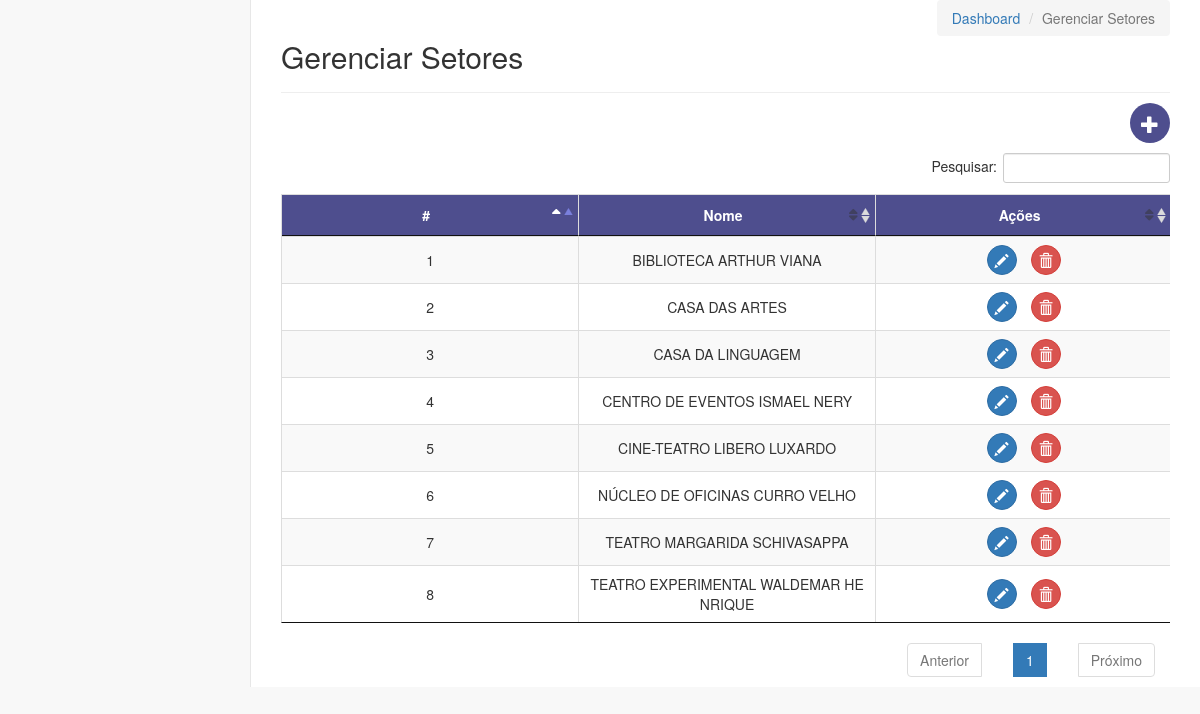
Page /view/admin/setores/listar.php on the committed database.
### tables this page shows
CREATE TABLE IF NOT EXISTS `setor_fundacao` (
  `id_setor` INT NOT NULL AUTO_INCREMENT,
  `nome` VARCHAR(80) NOT NULL,
  PRIMARY KEY (`id_setor`));

### includes/uriFormater.php (called while the page is built)
<?php
  $project = explode('/', $_SERVER['REQUEST_URI'])[1] . '/';
  $project = '/'.$project;

### database/dbConexao.php (called while the page is built)
<?php
function conectar()
{
  try {
    $conexao = new PDO('mysql:host=localhost;dbname=db_fcp;charset=utf8', 'root', 'root');
    return $conexao;
  } catch (PDOException $erro) {
    echo "Falha na conexao! : " . $erro;
    return false;
  }
}

### database/dbSetor.php (called while the page is built, shortened)
<?php
class dbSetor
{
  private $conn;
  function __construct()
  {
    require 'dbConexao.php';
    $this->conn = conectar();
  }
  public function listarTodosSetores()
  {
    $query = "Select * from setor_fundacao";
    $stmt = $this->conn->query($query);
    $result = $stmt->fetchAll(PDO::FETCH_ASSOC);
    if ($result != null && $result != false) {
      return $result;
    } else {
      return false;
    }
  }
}

### view/admin/setores/listar.php (the view, shortened to what this page needs)
<?php
include_once '../../../database/dbSetor.php';
$setor = new dbSetor();
?>
<?php include_once "../../../includes/header.php"; ?>
<link rel="stylesheet" href="<?php echo $project; ?>vendor/datatables/css/jquery.dataTables.min.css">
<link rel="stylesheet" href="<?php echo $project; ?>vendor/datatables-plugins/dataTables.bootstrap.css">
<body>
<div id="wrapper">
  <div id="page-wrapper">
    <div class="row">
      <div class="col-lg-12">
        <div class="pull-right breadcumberbach">
          <ol class="breadcrumb">
            <li><a href="<?php echo $project; ?>view/admin/dash.php">Dashboard</a></li>
            <li class="active">Gerenciar Setores</li>
          </ol>
        </div>
        <div class="page-header">
          <h2>Gerenciar Setores</h2>
        </div>
      </div>
    </div>
    <button
      style="margin:-10 0 10 0;text-decoration:none;border:none;border-radius:50%;width:40;height:40;padding:0;background-color: #4e4e8e;"
      id="cadastrar" data-toggle="modal" data-target="#cadastroModal"
      type="button" class="btn btn-lg btn-primary pull-right">
      <i class="glyphicon glyphicon-plus" data-toggle="tooltip" data-placement="top" title="Adicionar"></i>
    </button>
    <div class="row midlle-content">
      <div class="col-lg-12">
        <div class="table-responsive">
          <table id="tabela" class="table table-striped table-bordered table-hover" cellspacing="0">
            <thead>
            <tr>
              <th style="background-color:#4e4e8e;text-align:center;color:white;vertical-align:middle">#</th>
              <th style="background-color:#4e4e8e;text-align:center;color:white;vertical-align:middle">Nome</th>
              <th style="background-color:#4e4e8e;text-align:center;color:white;vertical-align:middle">Ações</th>
            </tr>
            </thead>
            <tbody>
            <?php if ($setor->listarTodosSetores() != null || $setor->listarTodosSetores() != false) {
              foreach ($setor->listarTodosSetores() as $data) { ?>
                <tr>
                  <td style="text-align:center;width:50;vertical-align:middle"><?php echo $data['id_setor'] ?></td>
                  <td style="text-align:center;width:100;vertical-align:middle"><?php echo $data['nome'] ?></td>
                  <td style="text-align:center;width:100;vertical-align:middle">
                    <button type="button" class="btn btn-primary alterar"
                            style="width:30;height:30;border-radius:50%;padding:0;margin-right: 10px"
                            data-toggle="modal" data-target="#alteracaoModal">
                      <i class="glyphicon glyphicon-pencil" data-toggle="tooltip" data-placement="top" title="Editar"></i>
                    </button>
                    <button type="button" class="btn btn-danger remover" style="width:30;height:30;border-radius:50%;padding:0"
                            data-toggle="modal" data-target="#remocaoModal">
                      <i class="glyphicon glyphicon-trash" data-toggle="tooltip" data-placement="top" title="Remover"></i>
                    </button>
                  </td>
                </tr>
                <?php
              }
            } else {
              echo '<tr><td/><td align="center">Não há dados na tabela</td><td/></tr>';
            } ?>
            </tbody>
          </table>
        </div>
      </div>
    </div>
  </div>
  <?php include "modalSetores.php"; ?>
</body>
</html>

### includes/header.php (style rules this page uses)
html, body { max-width: 100%; overflow-x: hidden; }
@media screen and (min-width: 200px) { div.pull-right.breadcumberbach { margin: -40 0 0 0 !important; } }
@media screen and (min-width: 200px) { .midlle-content { margin-top: 40 !important } }
@media screen and (min-width: 768px) { div.pull-right.breadcumberbach { margin: -40 0 0 0 !important; } }
@media screen and (min-width: 768px) { .midlle-content { margin-top: 40 !important } }
@media screen and (min-width: 992px) { div.pull-right.breadcumberbach { margin: 0 !important; } }
@media screen and (min-width: 992px) { .midlle-content { margin-top: 0 !important } }
td { word-break:break-all; width: 100px !important; font-size: 14; }
th { width: 100px !important; font-size: 14; }

### view/admin/setores/listar.php (style rules this page uses)
#cadastrar { float: right; }

### rows in the picture
setor_fundacao: id_setor "1", nome "BIBLIOTECA ARTHUR VIANA"
setor_fundacao: id_setor "2", nome "CASA DAS ARTES"
setor_fundacao: id_setor "3", nome "CASA DA LINGUAGEM"
setor_fundacao: id_setor "4", nome "CENTRO DE EVENTOS ISMAEL NERY"
setor_fundacao: id_setor "5", nome "CINE-TEATRO LIBERO LUXARDO"
setor_fundacao: id_setor "6", nome "NÚCLEO DE OFICINAS CURRO VELHO"
setor_fundacao: id_setor "7", nome "TEATRO MARGARIDA SCHIVASAPPA"
setor_fundacao: id_setor "8", nome "TEATRO EXPERIMENTAL WALDEMAR HENRIQUE"
